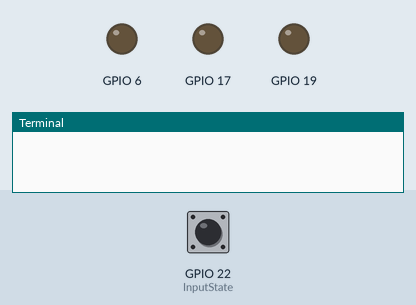
The program below on a simulated Raspberry Pi (BCM pin numbers). Shown: output pins drawn as LEDs (lit = HIGH), the last lines printed to the terminal. Inputs (shaded band) come from the test bench; at power-on: GPIO 22 (InputState) HIGH.

Above: at 1.2 s.
1.3 s: GPIO 22 (InputState) pulled LOW for 0.15 s
At 2.6 s:
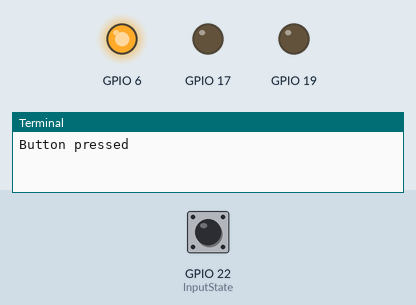
At 4.9 s:
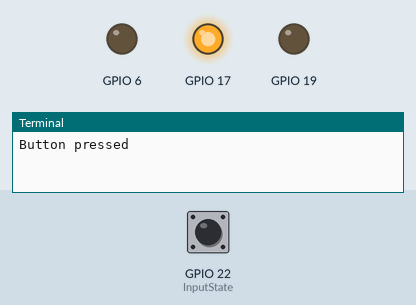
Timing chart, 0 to 12.3 s (numbered marks = the images above; inputs shaded):
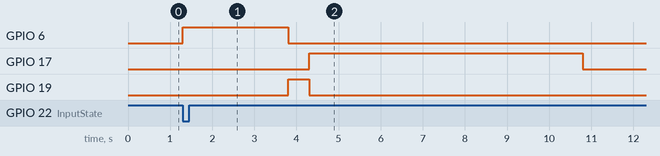

The program:

stoplight_v2.py
```python
import RPi.GPIO as GPIO
import time

GPIO.setmode(GPIO.BCM)
GPIO.setwarnings(False)
GPIO.setup(17,GPIO.OUT)
GPIO.setup(19,GPIO.OUT)
GPIO.setup(6,GPIO.OUT)
GPIO.setup(22,GPIO.IN,pull_up_down=GPIO.PUD_UP)

def Main():
    try:
        while True:
            LightsOff()
            InputState = GPIO.input(22)
            if InputState == False:
                print('Button pressed')
                Blinker()
                time.sleep(5)
    except KeyboardInterrupt:
        GPIO.cleanup

def Blinker():
    count = 0
    blinks = 1
    sleep = 0.5
    while (count<blinks):
        LightGrn()
        time.sleep(sleep*5)
        LightYlw()
        time.sleep(sleep)
        LightRed()
        time.sleep(sleep*3)
        count = count + 1

def LightsOff():
    GPIO.output(19,GPIO.LOW)
    GPIO.output(6,GPIO.LOW)
    GPIO.output(17,GPIO.LOW)

def LightRed():
    LightsOff()
    GPIO.output(17,GPIO.HIGH)

def LightYlw():
    LightsOff()
    GPIO.output(19,GPIO.HIGH)

def LightGrn():
    LightsOff()
    GPIO.output(6,GPIO.HIGH)

Main()

GPIO.cleanup()
```

Measured:
- after the input at 1.3 s, GPIO 6: LOW → HIGH at once, → LOW 2.5 s later; GPIO 17: LOW → HIGH after 3.0 s, → LOW 6.5 s later; GPIO 19: LOW → HIGH after 2.5 s, → LOW 0.50 s later
